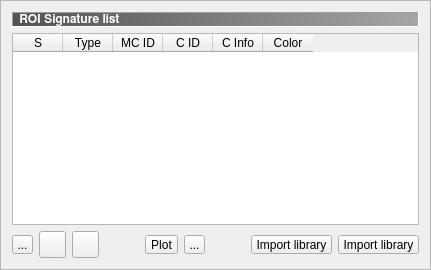
         <widget class="QFrame" name="frame_4">
          <property name="frameShape">
           <enum>QFrame::StyledPanel</enum>
          </property>
          <property name="frameShadow">
           <enum>QFrame::Sunken</enum>
          </property>
          <layout class="QGridLayout" name="gridLayout_21">
           <item row="0" column="0">
            <layout class="QGridLayout" name="gridLayout">
             <item row="0" column="0">
              <widget class="QLabel" name="label_39">
               <property name="font">
                <font>
                 <family>FreeSans</family>
                 <weight>75</weight>
                 <bold>true</bold>
                </font>
               </property>
               <property name="styleSheet">
                <string notr="true">background-color : qlineargradient(spread:pad, x1:0, y1:0, x2:1, y2:0, stop:0 #535353, stop:1 #a6a6a6); color : white</string>
               </property>
               <property name="frameShape">
                <enum>QFrame::Panel</enum>
               </property>
               <property name="frameShadow">
                <enum>QFrame::Sunken</enum>
               </property>
               <property name="text">
                <string> ROI Signature list</string>
               </property>
               <property name="alignment">
                <set>Qt::AlignLeading|Qt::AlignLeft|Qt::AlignVCenter</set>
               </property>
              </widget>
             </item>
             <item row="1" column="0">
              <widget class="QTableWidget" name="signature_list_tableWidget">
               <property name="sizePolicy">
                <sizepolicy hsizetype="Expanding" vsizetype="Expanding">
                 <horstretch>0</horstretch>
                 <verstretch>0</verstretch>
                </sizepolicy>
               </property>
               <property name="minimumSize">
                <size>
                 <width>0</width>
                 <height>150</height>
                </size>
               </property>
               <property name="editTriggers">
                <set>QAbstractItemView::SelectedClicked</set>
               </property>
               <property name="sortingEnabled">
                <bool>true</bool>
               </property>
               <attribute name="horizontalHeaderDefaultSectionSize">
                <number>50</number>
               </attribute>
               <attribute name="verticalHeaderDefaultSectionSize">
                <number>20</number>
               </attribute>
               <column>
                <property name="text">
                 <string>S</string>
                </property>
               </column>
               <column>
                <property name="text">
                 <string>Type</string>
                </property>
               </column>
               <column>
                <property name="text">
                 <string>MC ID</string>
                </property>
               </column>
               <column>
                <property name="text">
                 <string>C ID</string>
                </property>
               </column>
               <column>
                <property name="text">
                 <string>C Info</string>
                </property>
               </column>
               <column>
                <property name="text">
                 <string>Color</string>
                </property>
               </column>
              </widget>
             </item>
            </layout>
           </item>
           <item row="1" column="0">
            <layout class="QGridLayout" name="gridLayout_16">
             <item row="0" column="1" colspan="5">
              <layout class="QGridLayout" name="gridLayout_28">
               <item row="0" column="3">
                <spacer name="horizontalSpacer_3">
                 <property name="orientation">
                  <enum>Qt::Horizontal</enum>
                 </property>
                 <property name="sizeHint" stdset="0">
                  <size>
                   <width>40</width>
                   <height>20</height>
                  </size>
                 </property>
                </spacer>
               </item>
               <item row="0" column="5">
                <widget class="QToolButton" name="scatterPlot_toolButton">
                 <property name="toolTip">
                  <string>&lt;html&gt;&lt;head/&gt;&lt;body&gt;&lt;p&gt;Add highlighted items to scatter plot&lt;/p&gt;&lt;/body&gt;&lt;/html&gt;</string>
                 </property>
                 <property name="styleSheet">
                  <string notr="true">margin: 0px;padding: 0px;</string>
                 </property>
                 <property name="text">
                  <string>...</string>
                 </property>
                 <property name="icon">
                  <iconset resource="resources.qrc">
                   <normaloff>:/plugins/semiautomaticclassificationplugin/icons/semiautomaticclassificationplugin_scatter_tool.png</normaloff>:/plugins/semiautomaticclassificationplugin/icons/semiautomaticclassificationplugin_scatter_tool.png</iconset>
                 </property>
                 <property name="iconSize">
                  <size>
                   <width>22</width>
                   <height>22</height>
                  </size>
                 </property>
                </widget>
               </item>
               <item row="0" column="6">
                <spacer name="horizontalSpacer_2">
                 <property name="orientation">
                  <enum>Qt::Horizontal</enum>
                 </property>
                 <property name="sizeHint" stdset="0">
                  <size>
                   <width>40</width>
                   <height>20</height>
                  </size>
                 </property>
                </spacer>
               </item>
               <item row="0" column="7">
                <layout class="QGridLayout" name="gridLayout_2">
                 <item row="0" column="0">
                  <widget class="QToolButton" name="import_library_toolButton">
                   <property name="toolTip">
                    <string>&lt;html&gt;&lt;head/&gt;&lt;body&gt;&lt;p&gt;Import spectral signatures &lt;/p&gt;&lt;/body&gt;&lt;/html&gt;</string>
                   </property>
                   <property name="styleSheet">
                    <string notr="true">margin: 0px;padding: 0px;</string>
                   </property>
                   <property name="text">
                    <string>Import library</string>
                   </property>
                   <property name="icon">
                    <iconset resource="resources.qrc">
                     <normaloff>:/plugins/semiautomaticclassificationplugin/icons/semiautomaticclassificationplugin_import_spectral_library.png</normaloff>:/plugins/semiautomaticclassificationplugin/icons/semiautomaticclassificationplugin_import_spectral_library.png</iconset>
                   </property>
                   <property name="iconSize">
                    <size>
                     <width>22</width>
                     <height>22</height>
                    </size>
                   </property>
                  </widget>
                 </item>
                 <item row="0" column="1">
                  <widget class="QToolButton" name="export_signature_list_toolButton">
                   <property name="toolTip">
                    <string>&lt;html&gt;&lt;head/&gt;&lt;body&gt;&lt;p &gt;Export highlighted spectral signatures&lt;/p&gt;&lt;/body&gt;&lt;/html&gt;
</string>
                   </property>
                   <property name="styleSheet">
                    <string notr="true">margin: 0px;padding: 0px;</string>
                   </property>
                   <property name="text">
                    <string>Import library</string>
                   </property>
                   <property name="icon">
                    <iconset resource="resources.qrc">
                     <normaloff>:/plugins/semiautomaticclassificationplugin/icons/semiautomaticclassificationplugin_export_spectral_library.png</normaloff>:/plugins/semiautomaticclassificationplugin/icons/semiautomaticclassificationplugin_export_spectral_library.png</iconset>
                   </property>
                   <property name="iconSize">
                    <size>
                     <width>22</width>
                     <height>22</height>
                    </size>
                   </property>
                  </widget>
                 </item>
                </layout>
               </item>
               <item row="0" column="0">
                <widget class="QToolButton" name="delete_Signature_Button">
                 <property name="toolTip">
                  <string>&lt;html&gt;&lt;head/&gt;&lt;body&gt;&lt;p&gt;Delete highlighted items&lt;/p&gt;&lt;/body&gt;&lt;/html&gt;</string>
                 </property>
                 <property name="styleSheet">
                  <string notr="true">margin: 0px;padding: 0px;</string>
                 </property>
                 <property name="text">
                  <string>...</string>
                 </property>
                 <property name="icon">
                  <iconset resource="resources.qrc">
                   <normaloff>:/plugins/semiautomaticclassificationplugin/icons/semiautomaticclassificationplugin_delete_signature.png</normaloff>:/plugins/semiautomaticclassificationplugin/icons/semiautomaticclassificationplugin_delete_signature.png</iconset>
                 </property>
                 <property name="iconSize">
                  <size>
                   <width>22</width>
                   <height>22</height>
                  </size>
                 </property>
                </widget>
               </item>
               <item row="0" column="2">
                <widget class="QToolButton" name="calculate_signature_toolButton">
                 <property name="toolTip">
                  <string>&lt;html&gt;&lt;head/&gt;&lt;body&gt;&lt;p&gt;Calculate signatures for highlighted items&lt;/p&gt;&lt;/body&gt;&lt;/html&gt;</string>
                 </property>
                 <property name="styleSheet">
                  <string notr="true">margin: 0px;padding: 0px;</string>
                 </property>
                 <property name="text">
                  <string/>
                 </property>
                 <property name="icon">
                  <iconset resource="resources.qrc">
                   <normaloff>:/plugins/semiautomaticclassificationplugin/icons/semiautomaticclassificationplugin_calculate_signature.png</normaloff>:/plugins/semiautomaticclassificationplugin/icons/semiautomaticclassificationplugin_calculate_signature.png</iconset>
                 </property>
                 <property name="iconSize">
                  <size>
                   <width>22</width>
                   <height>22</height>
                  </size>
                 </property>
                </widget>
               </item>
               <item row="0" column="1">
                <widget class="QToolButton" name="merge_signature_toolButton">
                 <property name="toolTip">
                  <string>&lt;html&gt;&lt;head/&gt;&lt;body&gt;&lt;p &gt;Merge highlighted spectral signatures obtaining the average signature&lt;/p&gt;&lt;/body&gt;&lt;/html&gt;</string>
                 </property>
                 <property name="styleSheet">
                  <string notr="true">margin: 0px;padding: 0px;</string>
                 </property>
                 <property name="text">
                  <string/>
                 </property>
                 <property name="icon">
                  <iconset resource="resources.qrc">
                   <normaloff>:/plugins/semiautomaticclassificationplugin/icons/semiautomaticclassificationplugin_merge_sign_tool.png</normaloff>:/plugins/semiautomaticclassificationplugin/icons/semiautomaticclassificationplugin_merge_sign_tool.png</iconset>
                 </property>
                 <property name="iconSize">
                  <size>
                   <width>22</width>
                   <height>22</height>
                  </size>
                 </property>
                </widget>
               </item>
               <item row="0" column="4">
                <widget class="QToolButton" name="signature_spectral_plot_toolButton">
                 <property name="toolTip">
                  <string>&lt;html&gt;&lt;head/&gt;&lt;body&gt;&lt;p &gt;Add highlighted signatures to spectral signature plot&lt;/p&gt;&lt;/body&gt;&lt;/html&gt;</string>
                 </property>
                 <property name="styleSheet">
                  <string notr="true">margin: 0px;padding: 0px;</string>
                 </property>
                 <property name="text">
                  <string>Plot</string>
                 </property>
                 <property name="icon">
                  <iconset resource="resources.qrc">
                   <normaloff>:/plugins/semiautomaticclassificationplugin/icons/semiautomaticclassificationplugin_sign_tool.png</normaloff>:/plugins/semiautomaticclassificationplugin/icons/semiautomaticclassificationplugin_sign_tool.png</iconset>
                 </property>
                 <property name="iconSize">
                  <size>
                   <width>22</width>
                   <height>22</height>
                  </size>
                 </property>
                </widget>
               </item>
              </layout>
             </item>
            </layout>
           </item>
          </layout>
         </widget>
